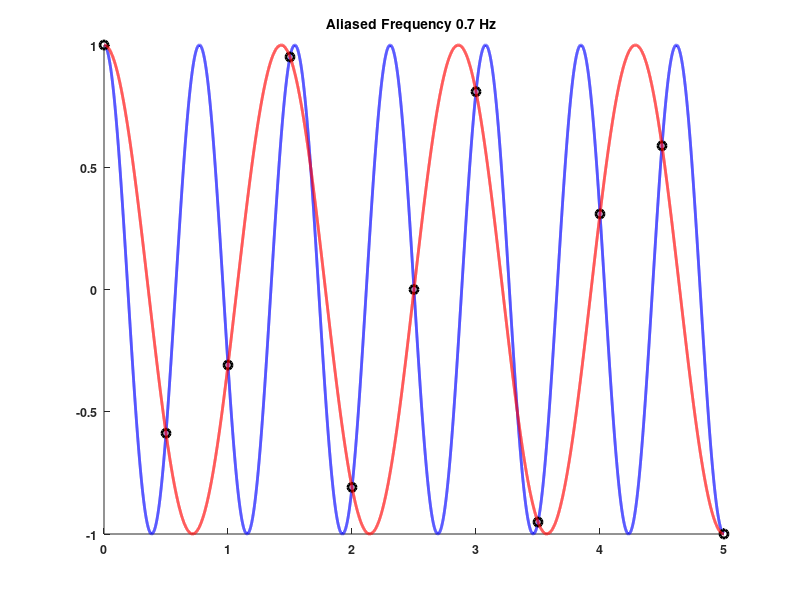

Here is the MATLAB script that generated this plot:
close all;
t=0:0.0001:5;

fo=1.3;
fs=2;

tSamp=0:1/fs:5;

xCount=cos(2*pi*fo*t);
xSamp=cos(2*pi*fo*tSamp);

figure;
hold on;
set(gca,'fontsize',9,'fontweight','bold');
plot(t,xCount,'b','linewidth',2);
plot(tSamp,xSamp,'ko','linewidth',2);

if fs < 2 * fo
    contin=1;
    m=0;
    while(contin)
        fAlias=abs(fo-m*fs);
        if fAlias <= fs/2
            contin=0;
        else
            m=m+1
        end
    end
        plot(t,cos(2*pi*fAlias*t),'r','linewidth',2);
        title(['Aliased Frequency ',num2str(fAlias) ' Hz ']);
else
    title('No Alias');
end

            
        